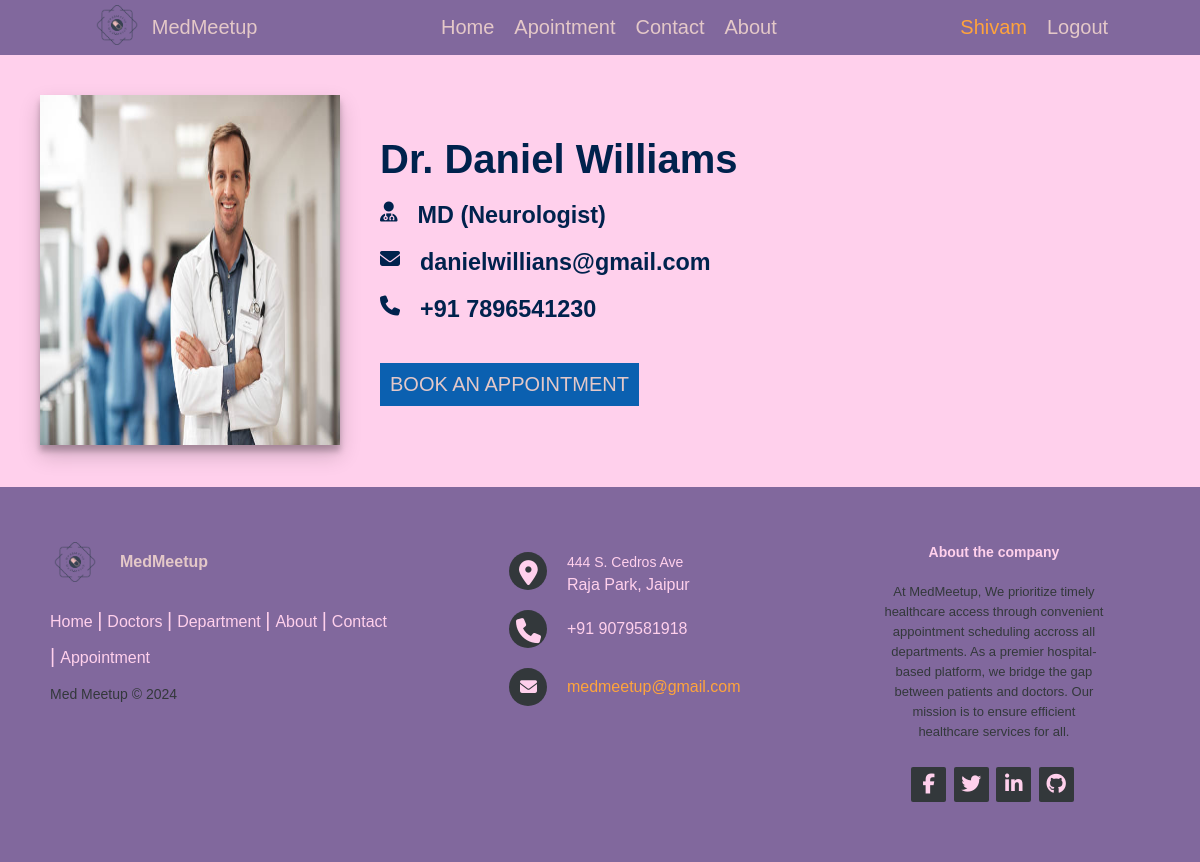
Screenshot of /doctors/doctor/6/ (signed in) with the database file from the repository.
### doctor/models.py (models this page shows, shortened)
class Doctors(models.Model):
    doctor_name = models.CharField(max_length=30)
    doctor_occupation = models.CharField(max_length=50)
    doctor_image = models.ImageField(upload_to="doctors")
    doctor_email = models.EmailField(null=True, blank=True)
    doctor_phone = models.CharField(max_length=20, null=True, blank=True)
    doctor_address = models.CharField(max_length=100, null=True, blank=True)

### doctor/views.py (the view)
# urls.py: path("doctors/", include("doctor.urls"))
def doctors(request, id):
    queryset = Doctors.objects.get(id = id)
    return render(request, "doctor.html", {"queryset": queryset})

### templates/doctor.html (shortened to what this page needs)
{% extends "layout.html" %}
{% block body %}
<section class="doctor">
    <div class="doctor_container">
        <div>
            <img class="doctor_image" src="/media/{{queryset.doctor_image}}">
        </div>
        <div class="doctor_data">
            <div class="doctors_details_items">
                <h1>{{queryset.doctor_name}}</h1>
            </div>
            <div class="doctors_details_items">
                <i class="fa-solid fa-user-doctor"></i>
                <h3>{{queryset.doctor_occupation}}</h3>
            </div>
            <div class="doctors_details_items">
                <i class="fa-solid fa-envelope"></i>
                <h3>{{queryset.doctor_email}}</h3>
            </div>
            <div class="doctors_details_items">
                <i class="fa-solid fa-phone"></i>
                <h3>{{queryset.doctor_phone}}</h3>
            </div>
            <a href="/appointment/appoint/" class="hero_button" style="margin-top: 2rem;">BOOK AN APPOINTMENT</a>
        </div>
    </div>
</section>
{% endblock body %}

### templates/layout.html (shortened to what this page needs)
{% load static %}
<!DOCTYPE html>
<html>
    <head>
        <link rel="stylesheet" href="https://cdnjs.cloudflare.com/ajax/libs/font-awesome/4.7.0/css/font-awesome.min.css">
        <link rel="stylesheet" href="{% static 'css/style.css' %}">
        <link rel="stylesheet" href="{% static 'css/forms.css' %}">
        <link rel="stylesheet" href="{% static 'css/home.css' %}">
        <link rel="stylesheet" href="{% static 'css/profile.css' %}">
        <link rel="stylesheet" href="{% static 'css/doctor.css' %}">
        <link rel="stylesheet" href="{% static 'css/about.css' %}">
    </head>
    <body>
        <nav class="nav_bar">
            <div class="nav_items_class">
                <ul class="nav_logo">
                    <li><img class="logo_img" src="{% static 'images/logo.png' %}" alt=""></li>
                    <li><a href="/">MedMeetup</a></li>
                </ul>
            </div>
            <div class="nav_items_class">
                <ul class="nav_items">
                    <li>
                        <a href="/">Home</a>
                    </li>
                    <li>
                        <a href="/appointment/appoint/">Apointment</a>
                    </li>
                    <li>
                        <a href="/contact">Contact</a>
                    </li>
                    <li>
                        <a href="/about">About</a>
                    </li>
                </ul>
            </div>
            <div class="nav_items_class">
                <ul class="nav_items">
                    <li>
                        <a class="ml-2" href="/profile" style="color: #FFA33C;">{{request.user.first_name}}</a>
                    </li>
                    <li>
                        <form class="form-inline my-2 my-lg-0">
                            {% if request.user.is_authenticated %}
                            <a href="/auth/signout" type="submit">Logout</a>
                            {% else %}
                            <a href="/auth/signin" type="submit">Login</a>
                            {% endif %}
                        </form>
                    </li>
                </ul>
            </div>
        </nav>
        {% block body %}
        {% endblock body %}
        <footer class="footer-distributed">
			<div class="footer-left">
                <div class="footer_logo">
                    <img class="logo_img" src="{% static 'images/logo.png' %}" alt="">
                    <a href="/">MedMeetup</a>
                </div>
				<p class="footer-links">
					<a href="/" class="link-1">Home</a>
					<a href="#">Doctors</a>
					<a href="#">Department</a>
					<a href="/about">About</a>
					<a href="/contact">Contact</a>
					<a href="/appointment/appoint/">Appointment</a>
				</p>
				<p class="footer-company-name">Med Meetup © 2024</p>
			</div>
			<div class="footer-center">
				<div>
					<i class="fa fa-map-marker"></i>
					<p><span>444 S. Cedros Ave</span> Raja Park, Jaipur</p>
				</div>
				<div>
					<i class="fa fa-phone"></i>
					<p>+91 9079581918</p>
				</div>
				<div>
					<i class="fa fa-envelope"></i>
					<p><a href="mailto:support@company.com">medmeetup@gmail.com</a></p>
				</div>
			</div>
			<div class="footer-right">
				<p class="footer-company-about">
					<span>About the company</span>
					At MedMeetup, We prioritize timely healthcare access through convenient appointment scheduling accross all departments. As a premier hospital-based platform, we bridge the gap between patients and doctors. Our mission is to ensure efficient healthcare services for all.
				</p>
				<div class="footer-icons">
					<a href="#"><i class="fa fa-facebook"></i></a>
					<a href="#"><i class="fa fa-twitter"></i></a>
					<a href="#"><i class="fa fa-linkedin"></i></a>
					<a href="#"><i class="fa fa-github"></i></a>
				</div>
			</div>
		</footer>
    </body>
</html>

### static/css/style.css (style rules this page uses)
html { font-size: 62.5%; scroll-behavior: smooth; }
* { margin: 0; padding: 0; box-sizing: border-box; }
body { width: 100%; font-family: Arial, Helvetica, sans-serif; }
.nav_bar { background-color: #81689D; padding: .5rem 0; font-size: 2rem; color: #FFD0EC; font-family: Arial, sans-serif; display: flex; justify-content: space-around; align-items: center; }
.nav_logo { display: flex; gap: 1rem; justify-content: center; align-items: center; }
.logo_img { width: 5rem; height: 4rem; }
.nav_items { display: flex; align-items: center; gap: 2rem; }
ul li { list-style-type: none; }
a, a:link, a:visited, a:active { color: #e4c8c8; text-decoration: none; }
.footer-distributed { background: #81689D; box-shadow: 0 1px 1px 0 rgba(0, 0, 0, 0.12); box-sizing: border-box; width: 100%; text-align: left; font: bold 16px sans-serif; padding: 55px 50px; }
.footer-distributed .footer-left, .footer-distributed .footer-center, .footer-distributed .footer-right { display: inline-block; vertical-align: top; }
.footer-distributed .footer-left { width: 40%; }
.footer_logo { display: flex; gap: 2rem; align-items: center; }
.footer-distributed .footer-links { color: #FFD0EC; margin: 20px 0 12px; padding: 0; }
.footer-distributed .footer-links a { display:inline-block; line-height: 1.8; font-weight:400; text-decoration: none; color: inherit; }
.footer-distributed .footer-company-name { color: #33383b; font-size: 14px; font-weight: normal; margin: 0; }
.footer-distributed .footer-center { width: 35%; }
.footer-distributed .footer-center i { background-color: #33383b; color: #FFD0EC; font-size: 25px; width: 38px; height: 38px; border-radius: 50%; text-align: center; line-height: 42px; margin: 10px 15px; vertical-align: middle; }
.footer-distributed .footer-center i.fa-envelope { font-size: 17px; line-height: 38px; }
.footer-distributed .footer-center p { display: inline-block; color: #FFD0EC; font-weight:400; vertical-align: middle; margin:0; }
.footer-distributed .footer-center p span { display:block; font-weight: normal; font-size:14px; line-height:2; }
.footer-distributed .footer-center p a { color: #ffa43c; text-decoration: none;; }
.footer-distributed .footer-links a:before { content: "|"; font-weight:300; font-size: 20px; left: 0; color: #FFD0EC; display: inline-block; padding-right: 5px; }
.footer-distributed .footer-links .link-1:before { content: none; }
.footer-distributed .footer-right { text-align: center; width: 20%; }
.footer-distributed .footer-company-about { line-height: 20px; color: #33383b; font-size: 13px; font-weight: normal; margin: 0; }
.footer-distributed .footer-company-about span { display: block; color: #FFD0EC; font-size: 14px; font-weight: bold; margin-bottom: 20px; }
.footer-distributed .footer-icons { margin-top: 25px; }
.footer-distributed .footer-icons a { display: inline-block; width: 35px; height: 35px; cursor: pointer; background-color: #33383b; border-radius: 2px; font-size: 20px; color: #FFD0EC; text-align: center; line-height: 35px; margin-right: 3px; margin-bottom: 5px; }

### static/css/forms.css (style rules this page uses)
h1 { font-size: 40px; }

### static/css/home.css (style rules this page uses)
.hero_button { width: max-content; padding: 1rem; border: .2rem; background-color: #0B60B0; border: none; font-size: 2rem; }

### static/css/doctor.css (style rules this page uses)
.doctor { width: 100%; padding: 4rem; background-color: #FFD0EC; }
.doctor_container { display: flex; gap: 4rem; }
.doctor_image { width: 30rem; height: 35rem; box-shadow: 0 10px 20px rgba(0,0,0,0.19), 0 6px 6px rgba(0,0,0,0.23); }
.doctor_data { display: flex; flex-direction: column; gap: 2rem; justify-content: center; font-size: 2rem; color: #00224D; }
.doctors_details_items { display: flex; gap: 2rem; }

### rows the page displays
Doctors: doctor_image (picture), doctor_name "Dr. Daniel Williams", doctor_occupation "MD (Neurologist)", doctor_email "danielwillians@gmail.com", doctor_phone "+91 7896541230"

### other values shown
{{ request.user.first_name }} "Shivam"
